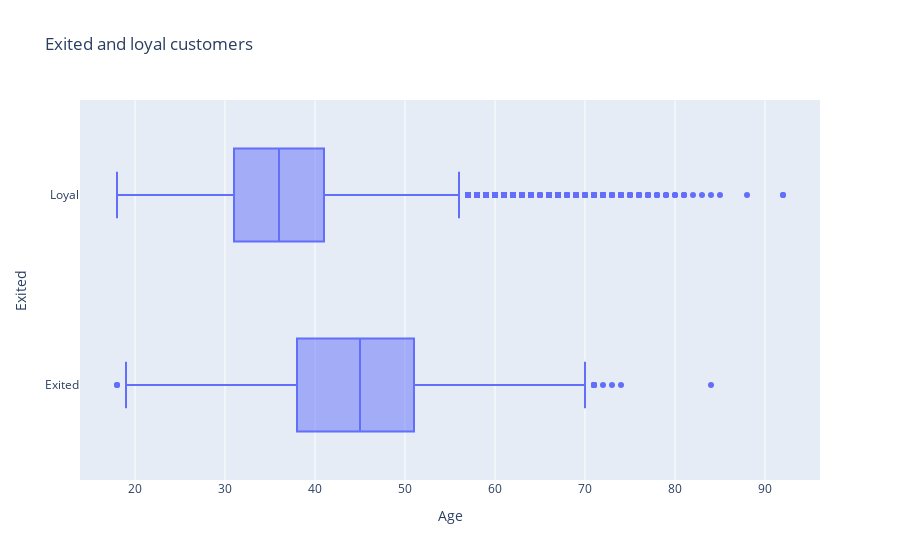

This figure's notebook cell:
### Code cell
#9.4. доделать
# Посмотрите на распределение возраста в разрезе признака оттока. 
# В какой группе больше потенциальных выбросов? 
# На какую возрастную категорию клиентов стоит обратить внимание банку?
# Подходит диаграмма размаха с двумя графиками

box_df = churn_df.copy()
box_df['Exited'] = box_df['Exited'].astype('category')
box_df['Exited'] = box_df['Exited'].cat.rename_categories({1:'Exited',0:'Loyal'})
#display(box_df)

fig = px.box(
    box_df, 
    x='Age',
    y='Exited',
    title='Exited and loyal customers',       
    orientation='h'    
)
fig.show();

'''
Вывод:
Медианное значение средств клиентов банка равны:
    лояльных: 92072 у.е;
    ушедших: 109349 у.е.    
25% квантиль 
    лояльных: 0 у.е, что совпадает с минимальным значением;
    ушедших: 37896 у.е.    
75% квантиль 
    лояльных: 126419 у.е;
    ушедших: 131435 у.е.
Судя по графику, можно сделать вывод, что ушедшие люди являются более состоятельными
и скорее всего решили либо инвестировать свои накопления во что-то, либо сменить банк, 
в связи с каким-то событием.
Лояльные-же клиенты в всоем большенстве имеют меньше накоплений.
'''

### Figure 1 — Plotly figure (JSON) as saved in the notebook; plotly's stock layout.template omitted (floating-point values rounded to 4 significant figures; data arrays with more than 128 entries replaced by an {"elided": "..."} marker saying what was removed)
{"data": [{"alignmentgroup": "True", "hovertemplate": "Age=%{x}<br>Exited=%{y}<extra></extra>", "legendgroup": "", "marker": {"color": "#636efa"}, "name": "", "notched": false, "offsetgroup": "", "orientation": "h", "showlegend": false, "type": "box", "x": {"elided": "10000 int values"}, "x0": " ", "xaxis": "x", "y": {"elided": "10000 str values"}, "y0": " ", "yaxis": "y"}], "layout": {"boxmode": "group", "legend": {"tracegroupgap": 0}, "title": {"text": "Exited and loyal customers"}, "xaxis": {"anchor": "y", "domain": [0, 1], "title": {"text": "Age"}}, "yaxis": {"anchor": "x", "domain": [0, 1], "title": {"text": "Exited"}}}}
